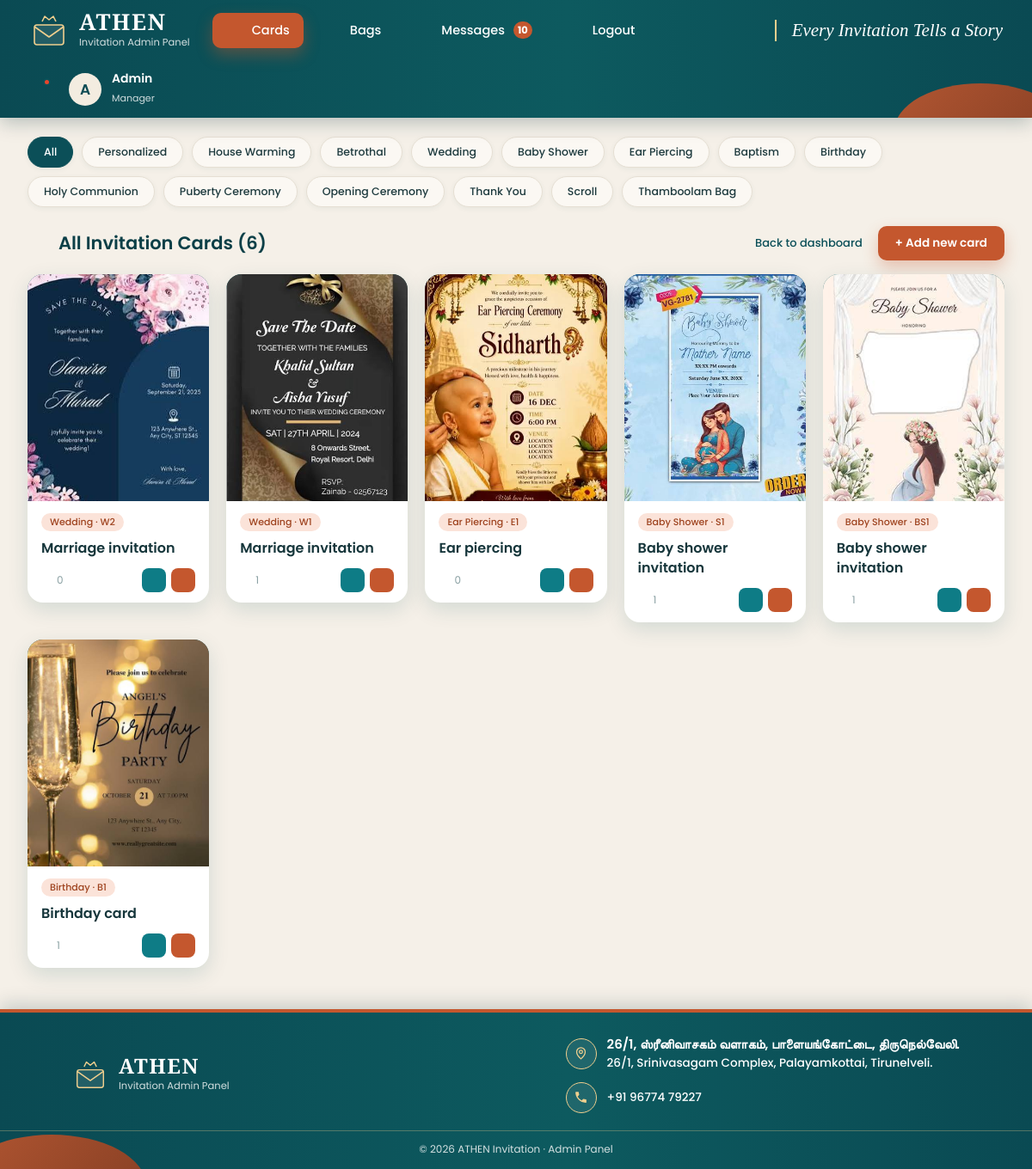
/admin/category.php (signed in), run on the app's committed database.
### tables this page shows
CREATE TABLE `cards` (
  `id` int(10) UNSIGNED NOT NULL,
  `code` varchar(10) DEFAULT NULL,
  `type` varchar(30) NOT NULL,
  `name` varchar(200) NOT NULL,
  `description` text DEFAULT NULL,
  `price` decimal(10,2) NOT NULL DEFAULT 0.00,
  `image` varchar(255) DEFAULT NULL,
  `image_back` varchar(255) DEFAULT NULL,
  `heading` varchar(200) DEFAULT NULL,
  `subtitle` varchar(255) DEFAULT NULL,
  `content` text DEFAULT NULL,
  `created_at` timestamp NOT NULL DEFAULT current_timestamp()
);

### includes/store.php (called while the page is built, shortened)
<?php
function store_load(){$d=is_file(STORE)?json_decode(file_get_contents(STORE),true):null;$d=is_array($d)?$d:[];return $d+['likes'=>[],'events'=>[]];}

### includes/data.php (called while the page is built, shortened)
<?php
require_once __DIR__.'/config.php';require_once __DIR__.'/store.php';
function h($s){return htmlspecialchars((string)$s,ENT_QUOTES,'UTF-8');}
$types=['personalized'=>['Personalized','சுய விருப்ப','💌'],'housewarming'=>['House Warming','புதுமனை புகுவிழா','🏠'],'betrothal'=>['Betrothal','நிச்சயதார்த்தம்','💍'],'wedding'=>['Wedding','திருமணம்','💒'],'babyshower'=>['Baby Shower','வளைகாப்பு','🍼'],'earpiercing'=>['Ear Piercing','காதணி விழா','✨'],'baptism'=>['Baptism','ஞானஸ்நானம்','🕊️'],'birthday'=>['Birthday','பிறந்தநாள்','🎂'],'communion'=>['Holy Communion','புதுநன்மை','✝️'],'puberty'=>['Puberty Ceremony','பூப்புனித விழா','🌸'],'opening'=>['Opening Ceremony','திறப்பு விழா','🎀'],'thanks'=>['Thank You','நன்றி','💐'],'scroll'=>['Scroll','சுருள்','📜']];
$bagType=['Thamboolam Bag','தாம்பூலம் பை','🛍️'];
require_once __DIR__.'/db.php';
$cards=db_cards();$bags=db_bags();
$st=store_load();
 ?>

### includes/db.php (called while the page is built, shortened)
<?php
function db(){static $p=null,$t=false;if($t)return $p;$t=true;
 try{$p=new PDO('mysql:host='.DB_HOST.';dbname='.DB_NAME.';charset=utf8mb4',DB_USER,DB_PASS,[PDO::ATTR_ERRMODE=>PDO::ERRMODE_EXCEPTION,PDO::ATTR_DEFAULT_FETCH_MODE=>PDO::FETCH_ASSOC]);}
 catch(Throwable $e){error_log('ATHEN DB: '.$e->getMessage());$p=null;}
 return $p;}
function price_fmt($v){$v=(float)$v;return '₹'.(fmod($v,1)==0?(string)(int)$v:rtrim(rtrim(number_format($v,2,'.',''),'0'),'.'));}
function row_item($r,$kind){$ty=$GLOBALS['types']??[];
 return ['id'=>(int)$r['id'],'type'=>$r['type']??'','name'=>$r['name'],'desc'=>$r['description']??'','price'=>price_fmt($r['price']),'priceval'=>(float)$r['price'],
  'icon'=>$kind==='b'?'🛍️':($ty[$r['type']][2]??'🎴'),'image'=>$r['image']??null,'image2'=>$r['image_back']??null,'code'=>$r['code']??'','heading'=>$r['heading']??'','subtitle'=>$r['subtitle']??'','content'=>$r['content']??'','extras'=>[]];}
function card_extras($p){$m=[];try{foreach($p->query('SELECT id,card_id,image FROM card_images ORDER BY sort_no,id')->fetchAll() as $r)$m[(int)$r['card_id']][]=['id'=>(int)$r['id'],'image'=>$r['image']];}catch(Throwable $e){}return $m;}
function bag_extras($p){$m=[];try{foreach($p->query('SELECT id,bag_id,image FROM bag_images ORDER BY sort_no,id')->fetchAll() as $r)$m[(int)$r['bag_id']][]=['id'=>(int)$r['id'],'image'=>$r['image']];}catch(Throwable $e){}return $m;}
function db_rows($t){$p=db();if(!$p)return [];$ex=$t==='cards'?card_extras($p):($t==='bags'?bag_extras($p):[]);
 return array_map(function($r)use($t,$ex){$i=row_item($r,$t==='bags'?'b':'c');$i['extras']=$ex[(int)$r['id']]??[];return $i;},$p->query("SELECT * FROM $t ORDER BY id")->fetchAll());}
function db_cards(){return db_rows('cards');}

### admin/_lay.php (the view, shortened to what this page needs)
<?php
session_start();require __DIR__.'/../includes/data.php';
function ico($n,$s=20){$p=[
'cards'=>'<rect x="3" y="5" width="18" height="14" rx="2.5"/><circle cx="8.5" cy="10" r="1.6"/><path d="m21 16-5-4.5L8 19"/>',
'bag'=>'<path d="M5 8h14l-1 12H6L5 8Z"/><path d="M9 8V6a3 3 0 0 1 6 0v2"/>',
'msg'=>'<path d="M4 5h16a1 1 0 0 1 1 1v10a1 1 0 0 1-1 1h-8l-5 4v-4H4a1 1 0 0 1-1-1V6a1 1 0 0 1 1-1Z"/><path d="M8 10h8M8 13h5"/>',
'out'=>'<path d="M10 4H5a1 1 0 0 0-1 1v14a1 1 0 0 0 1 1h5"/><path d="M9 12h11M16 8l4 4-4 4"/>',
'bell'=>'<path d="M6 17V11a6 6 0 0 1 12 0v6l1.5 2h-15L6 17Z"/><path d="M10 21h4"/>',
'down'=>'<path d="m6 9 6 6 6-6"/>',
'arrow'=>'<path d="M5 12h14M13 6l6 6-6 6"/>',
'gift'=>'<rect x="3" y="8" width="18" height="4" rx="1"/><path d="M5 12v8h14v-8M12 8v12"/><path d="M12 8C10 3 6 4 7.5 6.5 8.5 8 12 8 12 8Zm0 0c2-5 6-4 4.5-1.5C15.5 8 12 8 12 8Z"/>',
'heart'=>'<path d="M12 20s-8-5-8-11a4.5 4.5 0 0 1 8-2.8A4.5 4.5 0 0 1 20 9c0 6-8 11-8 11Z"/>',
'mail'=>'<rect x="3" y="5" width="18" height="14" rx="2"/><path d="m3.5 7 8.5 6 8.5-6"/>',
'edit'=>'<path d="M4 20h4L19 9l-4-4L4 16v4Z"/><path d="m13 7 4 4"/>',
'trash'=>'<path d="M4 7h16M10 11v6M14 11v6M6 7l1 13h10l1-13M9 7V4h6v3"/>',
'refresh'=>'<path d="M20 11a8 8 0 0 0-14-4M4 13a8 8 0 0 0 14 4"/><path d="M5 3v4h4M19 21v-4h-4"/>',
'save'=>'<rect x="4" y="4" width="16" height="16" rx="2.5"/><path d="M4 10h16M10 4v16"/>',
'up'=>'<path d="M7 18a4.5 4.5 0 0 1-.5-9A6 6 0 0 1 18 9.5 4 4 0 0 1 17 18"/><path d="M12 12v7M9 14.5l3-3 3 3"/>',
'rupee'=>'<circle cx="12" cy="12" r="9"/><path d="M9 8h6M9 11h6M9.5 8c3.5 0 3.5 5 0 5H9l5 3.5"/>',
'doc'=>'<path d="M7 3h7l4 4v14H7V3Z"/><path d="M14 3v4h4M9.5 12h5M9.5 16h5"/>',
'ext'=>'<path d="M14 4h6v6M20 4l-9 9"/><path d="M18 14v5H5V6h5"/>',
'list'=>'<rect x="5" y="4" width="14" height="17" rx="2"/><path d="M9 4v3h6V4M9 12h6M9 16h6"/>'];
return '<svg class="ic" width="'.$s.'" height="'.$s.'" viewBox="0 0 24 24" fill="none" stroke="currentColor" stroke-width="1.7" stroke-linecap="round" stroke-linejoin="round">'.($p[$n]??'').'</svg>';}
function adm_card($c,$kind,$back){global $st,$types;$bag=$kind==='bags';$k=($bag?'b':'c').$c['id'];$tok=$_SESSION['csrf']??'';
 if(true){ ?><div class="cd big"><div class="im"><?php if(!empty($c['image'])): ?><img src="../<?=h($c['image'])?>" alt=""><?php else: ?><?=$c['icon']?><?php endif; ?></div><div class="bd2">
<span class="tg2"><?=$bag?'Gift bag':h($types[$c['type']][0]??$c['type'])?><?=!empty($c['code'])?' · '.h($c['code']):''?></span><h3><?=h($c['name'])?></h3>
<div class="ft"><span class="lkc" title="Likes"><?=ico('heart',13)?><?=(int)($st['likes'][$k]??0)?></span>
<div class="ib2"><a class="ib e2" href="dashboard.php?view=<?=$kind?>&edit=<?=$c['id']?>#form" title="Edit"><?=ico('edit',14)?></a>
<form method="post" action="dashboard.php" onsubmit="return confirm('Delete this <?=$bag?'bag':'card'?>?')"><button class="ib d2" type="submit" title="Delete"><?=ico('trash',14)?></button></form></div></div></div></div><?php return ob_get_clean();}
 ?>
<?php return ob_get_clean();}
function adm_top($title,$on){global $st;$new=count(array_filter($st['events'],fn($e)=>empty($e['read']))); ?>
<!doctype html><html lang="en"><head><meta charset="utf-8"><meta name="viewport" content="width=device-width,initial-scale=1"><title><?=h($title)?> - ATHEN Admin</title>
<link rel="stylesheet" href="assets/admin.css">
</head><body>
<div class="wrap"><header class="tb"><div class="logo"><svg width="46" height="40" viewBox="0 0 46 40" fill="none" stroke="#f0cf8e" stroke-width="1.6" stroke-linejoin="round"><path d="M15 10 18 4l5 4 5-4 3 6" /><rect x="6" y="14" width="34" height="23" rx="3" fill="#fff" fill-opacity=".1"/><path d="m6 16 17 12L40 16"/></svg><div><b>ATHEN</b><small>Invitation Admin Panel</small></div></div>
<nav><a class="<?=$on==='cards'?'on':''?>" href="dashboard.php?view=cards"><?=ico('cards')?>Cards</a><a class="<?=$on==='bags'?'on':''?>" href="dashboard.php?view=bags"><?=ico('bag')?>Bags</a>
<a class="<?=$on==='msg'?'on':''?>" href="messages.php"><?=ico('msg')?>Messages<?php if($new): ?><span class="bd"><?=$new?></span><?php endif; ?></a><a href="logout.php"><?=ico('out')?>Logout</a></nav>
<div class="tg">Every Invitation Tells a Story</div>
<div class="rt"><span class="bl"><?=ico('bell',24)?><i></i></span><div class="us"><span class="av">A</span><div><b>Admin</b><small>Manager</small></div><?=ico('down',18)?></div></div></header>
<main>
<?php }
function adm_bot(){ ?></main><?php include __DIR__.'/footer.php'; ?></div></body></html><?php }

### admin/category.php (shortened to what this page needs)
<?php require __DIR__.'/_lay.php';
$sel=$_GET['type']??'';if($sel!==''&&!isset($types[$sel]))$sel='';
$list=array_reverse(array_values(array_filter($cards,fn($c)=>$sel===''||$c['type']===$sel)));
$back='category.php'.($sel!==''?'?type='.$sel:'');
$title=$sel===''?'All Invitation Cards':$types[$sel][0].' Invitations';
adm_top('Cards','cards'); ?>
<div class="pills"><a class="<?=$sel===''?'on':''?>" href="category.php">All</a>
<?php foreach($types as $k=>$t): ?><a class="<?=$sel===$k?'on':''?>" href="category.php?type=<?=$k?>"><?=h($t[0])?></a><?php endforeach; ?><a href="dashboard.php?view=bags"><?=h($bagType[0])?></a></div>
<div class="uh"><h2><?=ico('list',24)?><?=h($title)?> (<?=count($list)?>)</h2>
<div style="display:flex;gap:18px;align-items:center"><a class="l" href="dashboard.php?view=cards"><?=ico('arrow',16)?> Back to dashboard</a><a class="ad" href="dashboard.php?view=cards<?=$sel!==''?'&type='.$sel:''?>#form">+ Add new card</a></div></div>
<?php if(!$list): ?><div class="nil">No cards in this category yet. Use <b>Add new card</b> to upload the first one.</div>
<?php else: ?><div class="cg cgb"><?php foreach($list as $c) echo adm_card($c,'cards',$back); ?></div><?php endif; ?>
<?php adm_bot(); ?>

### admin/footer.php (shortened to what this page needs)
<?php
$afAddr0='26/1, ஸ்ரீனிவாசகம் வளாகம், பாளையங்கோட்டை, திருநெல்வேலி.';
$afAddr1='26/1, Srinivasagam Complex,';
$afAddr2='Palayamkottai, Tirunelveli.';
$afPhone='+91 96774 79227';$afTel='+919677479227';
?>
<footer class="af">
 <div class="af-in">
  <div class="af-brand">
   <svg width="42" height="36" viewBox="0 0 46 40" fill="none" stroke="#f0cf8e" stroke-width="1.6" stroke-linejoin="round" aria-hidden="true"><path d="M15 10 18 4l5 4 5-4 3 6"/><rect x="6" y="14" width="34" height="23" rx="3" fill="#fff" fill-opacity=".1"/><path d="m6 16 17 12L40 16"/></svg>
   <div><b>ATHEN</b><small>Invitation Admin Panel</small></div>
  </div>
  <div class="af-ct">
   <div><span class="af-ic"><svg viewBox="0 0 24 24" fill="none" stroke="currentColor" stroke-width="1.8" stroke-linecap="round" stroke-linejoin="round"><path d="M12 21s7-6.2 7-11.5A7 7 0 0 0 5 9.5C5 14.8 12 21 12 21z"/><circle cx="12" cy="9.5" r="2.6"/></svg></span><span><b style="display:block;font-size:15px;font-weight:600"><?=$afAddr0?></b><?=$afAddr1?> <?=$afAddr2?></span></div>
   <a href="tel:<?=$afTel?>"><span class="af-ic"><svg viewBox="0 0 24 24" fill="currentColor"><path d="M6.6 10.8a15 15 0 0 0 6.6 6.6l2.2-2.2a1 1 0 0 1 1-.25 11 11 0 0 0 3.6.6 1 1 0 0 1 1 1V20a1 1 0 0 1-1 1A17 17 0 0 1 3 4a1 1 0 0 1 1-1h3.5a1 1 0 0 1 1 1c0 1.25.2 2.45.6 3.6a1 1 0 0 1-.25 1z"/></svg></span><span><?=$afPhone?></span></a>
  </div>
 </div>
 <div class="af-cp">© <?=date('Y')?> ATHEN Invitation · Admin Panel</div>
</footer>

### admin/assets/admin.css (style rules this page uses)
:root { --teal:#0E7C86;--teal-d:#0A4F57;--teal-x:#06353b;--terra:#C4572E;--terra-d:#9E431F;--terra-l:#fbe3d9;--bg:#F5F1EA;--line:#DCD3C6;--ink:#1D3A3E }
* { box-sizing:border-box }
body { margin:0;font-family:'Poppins','Segoe UI',system-ui,sans-serif;background:radial-gradient(circle at 95% 0,rgba(14,124,134,.12),transparent 40%),radial-gradient(circle at 0 100%,rgba(196,87,46,.1),transparent 40%),var(--bg);color:var(--ink) }
a { text-decoration:none;color:inherit }
.bd { background:#fff;color:var(--terra-d);border-radius:20px;font-size:11px;padding:1px 9px;font-weight:700 }
main { margin-left:244px;padding:30px 36px }

### admin/footer.php (style rules this page uses)
.wrap { display:flex;flex-direction:column }
.wrap>main { flex:1 0 auto }
.af { position:relative;flex:none;overflow:hidden;color:#fff;font-family:'Poppins','Segoe UI',sans-serif; border-top:4px solid #c4572e; background:linear-gradient(90deg,#0a4a53,#0d5a5f 55%,#0a4a53);box-shadow:0 -6px 20px rgba(5,46,54,.18) }
.af:before { content:'';position:absolute;left:-50px;bottom:-80px;width:220px;height:120px;border-radius:50%;background:linear-gradient(135deg,#c4572e,#8e3a1c);opacity:.9;pointer-events:none }
.af * { box-sizing:border-box }
.af-in { position:relative;z-index:1;display:grid;grid-template-columns:1fr 1fr;align-items:center;gap:20px 40px;max-width:1100px;margin:0 auto;padding:26px 34px 20px }
.af-brand { display:flex;align-items:center;gap:12px }
.af-brand svg { flex:none }
.af-brand b { display:block;font-family:'Cinzel',serif;font-weight:600;font-size:24px;letter-spacing:.06em;line-height:1.05 }
.af-brand small { display:block;margin-top:3px;font-size:11.5px;color:#e9efef;opacity:.9 }
.af-ct { display:grid;gap:12px;justify-self:end }
.af-ct a,.af-ct div { display:flex;align-items:center;gap:12px;color:#fff;text-decoration:none;font-size:13.5px;font-weight:500;line-height:1.5 }
.af-ic { flex:none;display:grid;place-items:center;width:36px;height:36px;border-radius:50%;color:#f0cf8e;background:rgba(255,255,255,.08);border:1.5px solid #f0cf8e;transition:.2s }
.af-ic svg { width:17px;height:17px }
.af-cp { position:relative;z-index:1;text-align:center;padding:12px 16px 14px;border-top:1px solid rgba(240,207,142,.35);font-size:12px;color:#e9efef;opacity:.9 }

### data on the page
cards: image (picture), type "Wedding", code "W2", name "Marriage invitation", $s 13 (drawn), id "0"
cards: image (picture), type "Wedding", code "W1", name "Marriage invitation", $s 13 (drawn), id "1"
cards: image (picture), type "Ear Piercing", code "E1", name "Ear piercing", $s 13 (drawn), id "0"
cards: image (picture), type "Baby Shower", code "S1", name "Baby shower invitation", $s 13 (drawn), id "1"
cards: image (picture), type "Baby Shower", code "BS1", name "Baby shower invitation", $s 13 (drawn), id "1"
cards: image (picture), type "Birthday", code "B1", name "Birthday card", $s 13 (drawn), id "1"

### other printed values
$new "10"
$t[0] "Personalized"
$t[0] "House Warming"
$t[0] "Betrothal"
$t[0] "Wedding"
$t[0] "Baby Shower"
$t[0] "Ear Piercing"
$t[0] "Baptism"
$t[0] "Birthday"
$t[0] "Holy Communion"
$t[0] "Puberty Ceremony"
$t[0] "Opening Ceremony"
$t[0] "Thank You"
$t[0] "Scroll"
$bagType[0] "Thamboolam Bag"
